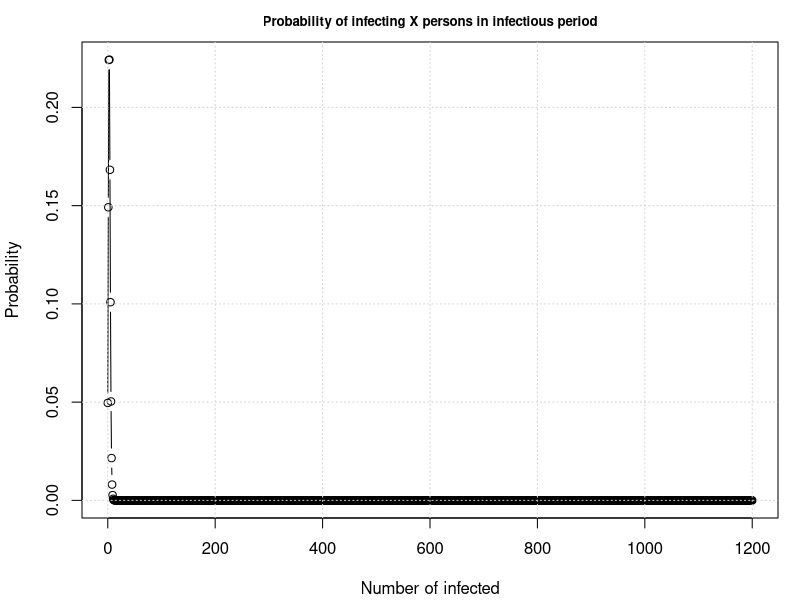
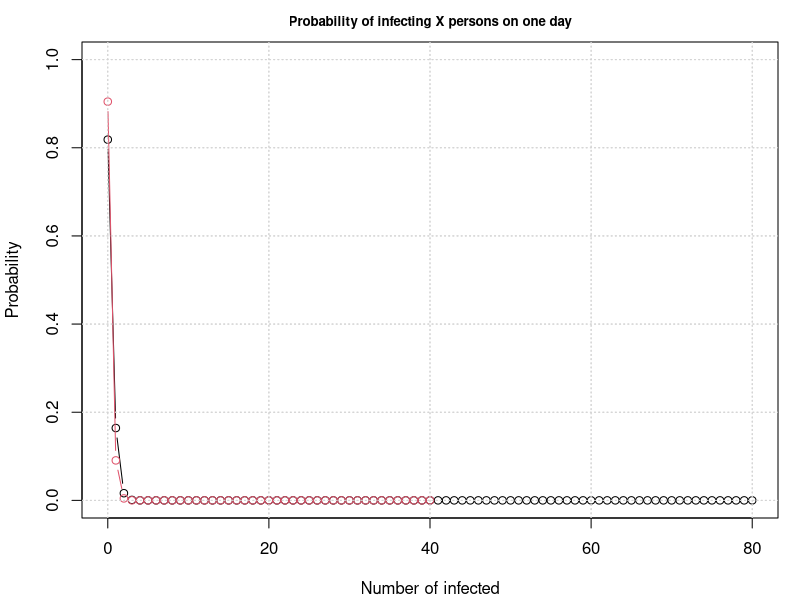
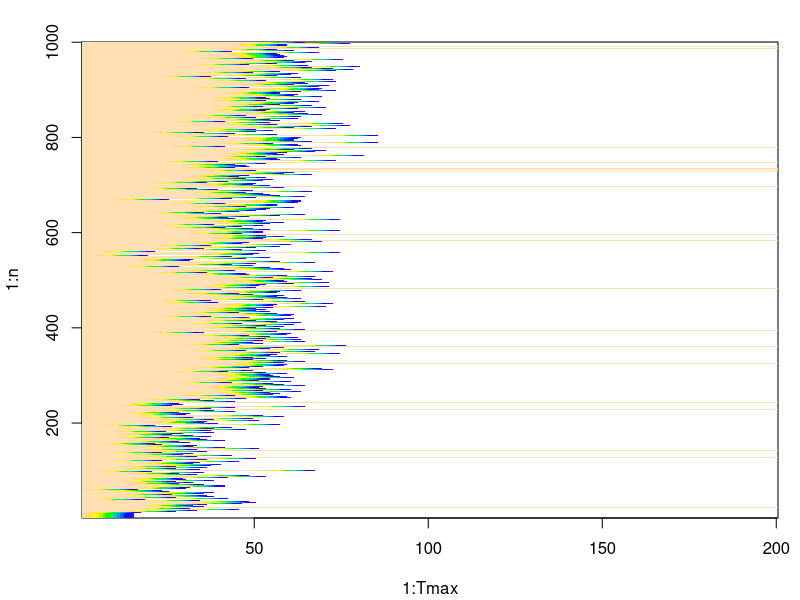
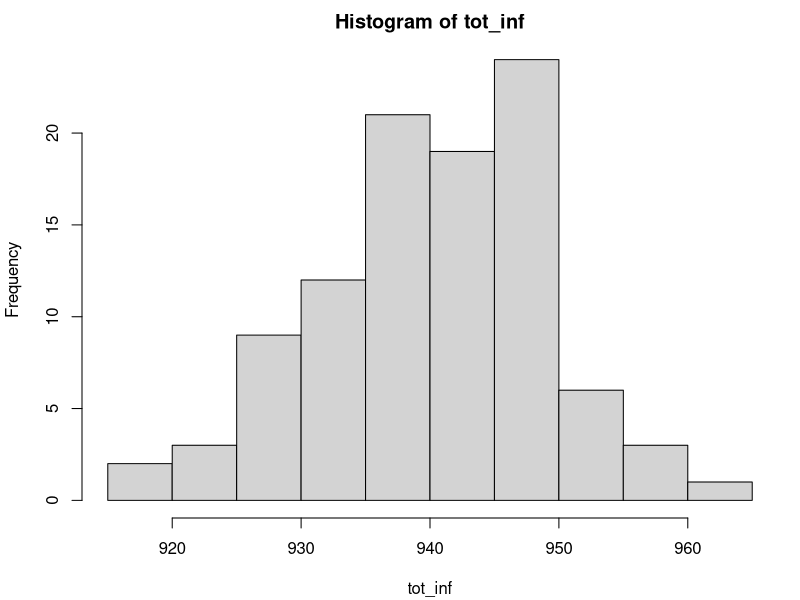
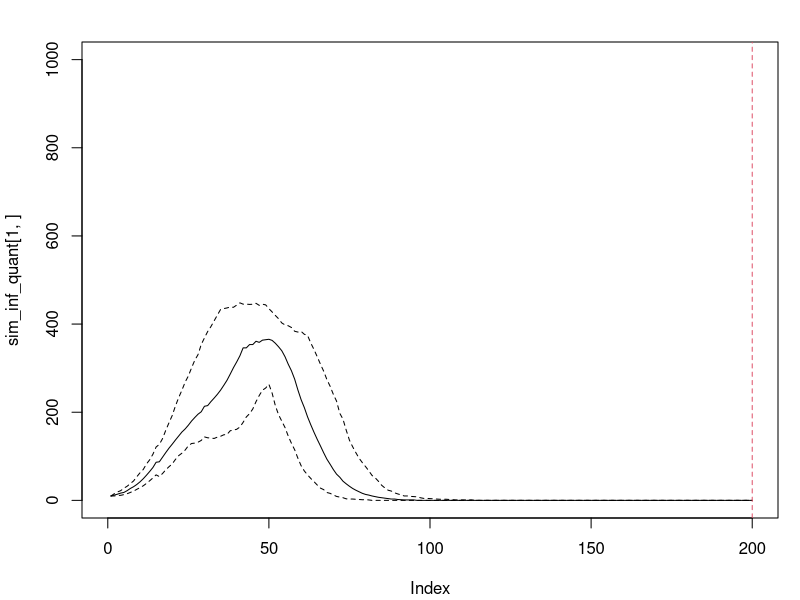
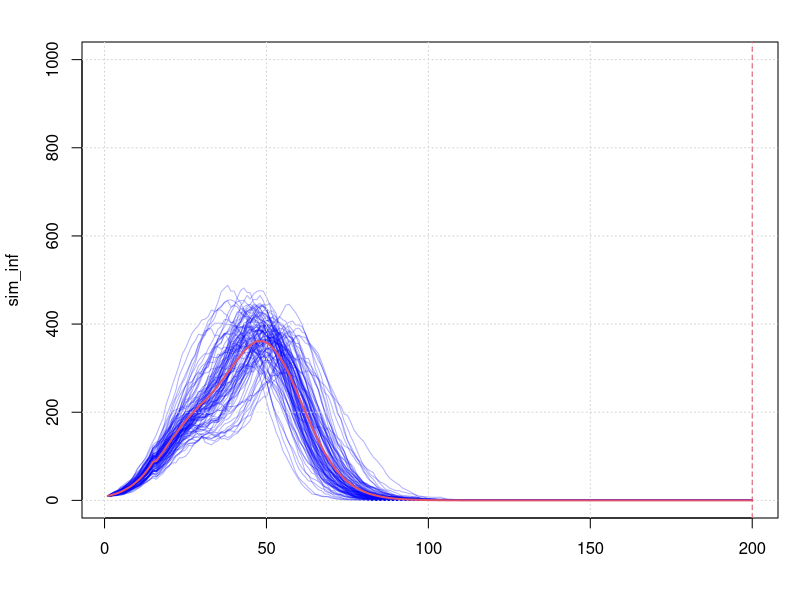
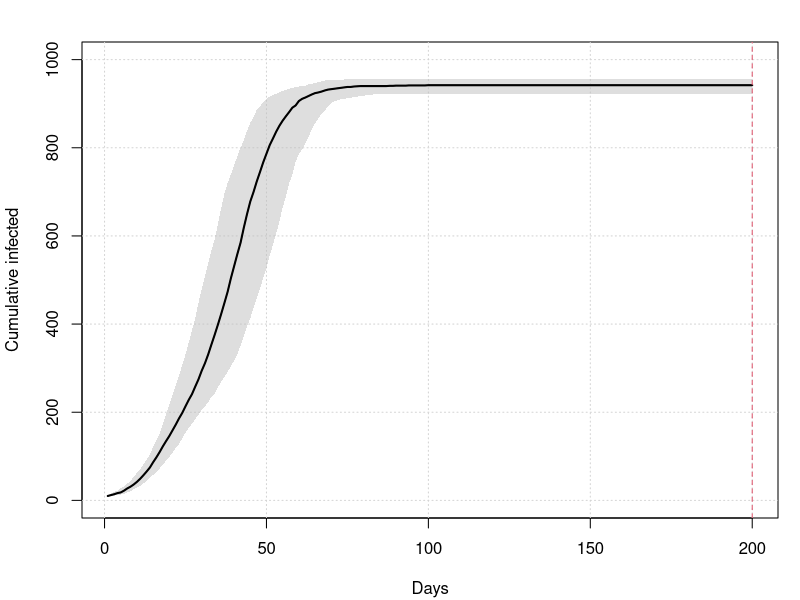
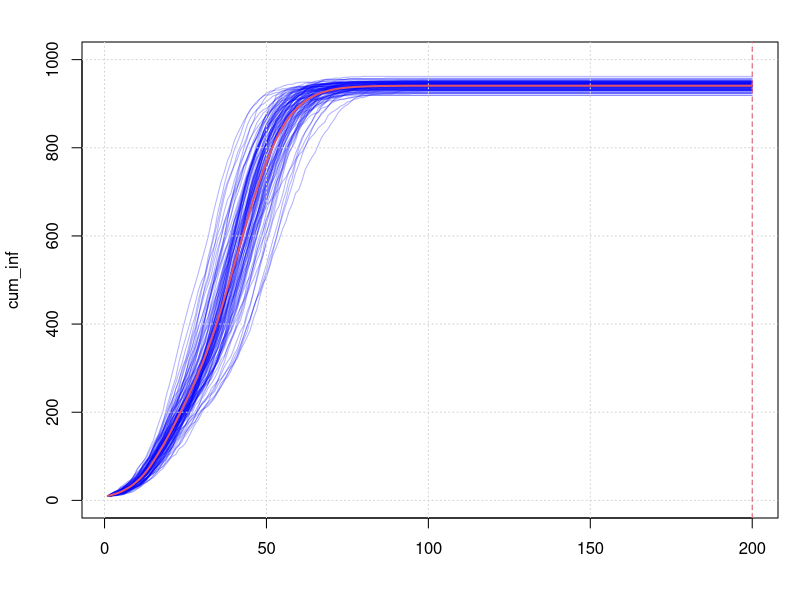

Write R code to recreate these figures, in order.
### COVID 19 Simulation ####
setwd("C:/Users/Stephan/Documents/GitHub/My_COVID_19/")

# Functions: --------------------------------------------------------------

add.alpha <- function(col, alpha=1){
  if(missing(col))
    stop("Please provide a vector of colours.")
  apply(sapply(col, col2rgb)/255, 2, 
        function(x) 
          rgb(x[1], x[2], x[3], alpha=alpha))  
}






###### Simulation #####
# Parameters: -------------------------------------------------------------

# population size:
n <- 1000

# initially infected
i0 <- 10

# number of days
Tmax <- 200

# initial average number of "close" encounters (ane) per person per day:
ane <- 80

### "Lockdown" parameters: 
# after measures are introduced reduction by factor
red_fac <- 0.50
ane_2 <- ane*(1-red_fac)
# day of introducing measures:
t_lockdown <- 200

# incubation period:
Tinc <- 5

# symptomatic period:
Tsym <-  10

# infectious period:
Tinf <- Tinc + Tsym

# town clusters:
n_town <- 4
within_town <- 100

# expected family size
fam_size <- 4
within_fam <- 1

# probability of overall infecting "R0" (expected value)
R0 <- 3.0

# probability of infecting in a single encounter
p <- R0/(ane*Tinf)


# Overview of infection distributions:
par(mar=c(4.1,4.1,2.1,1.1))
plot(seq(0,ane*Tinf,1), dbinom(seq(0,ane*Tinf,1), ane*Tinf, prob = p), type = 'b', xlab = 'Number of infected', ylab = 'Probability', main = 'Probability of infecting X persons in infectious period', cex.main = 0.8)
grid()

ane*Tinf*p

plot(seq(0,ane,1), dbinom(seq(0,ane,1), ane, prob = p), type = 'b', xlab = 'Number of infected', ylab = 'Probability', main = 'Probability of infecting X persons on one day', cex.main = 0.8, ylim =c(0,1))
grid()

lines(seq(0,ane_2,1), dbinom(seq(0,ane_2,1), ane_2, prob = p), type = 'b', xlab = 'Number of infected', ylab = 'Probability', main = 'Probability of infecting X persons on one day', cex.main = 0.8, col = 2)
grid()


# simulation parameters: --------------------------------------------------

simu <- 100
simu_res <- list()

library(progress)
pb <- progress_bar$new(total = simu)

# Set up simulation dataframes: -------------------------------------------
for(j in 1:simu){

#Data on who is infected:
inf_dat <- as.data.frame(matrix(0, nrow = n, ncol = Tmax))

#initially infected:
inf_dat[1:i0, 1] <- 1

#Individual number of meetings (constant troughout)
ine <- rpois(n, lambda = ane)

ine_2 <- round(ine*(1-red_fac))

### Probabilities of meeting with clusters for family & town

# matrix for relationship:
cluster_matrix <- matrix(1/n, ncol = n, nrow = n)


# Generate town clusters:
for(i in 1:(n_town)){
  ind_1 <- round((i-1)*n/n_town)+1
  ind_2 <- round((i)*n/n_town)
  cluster_matrix[ind_1:ind_2,ind_1:ind_2] <- cluster_matrix[ind_1:ind_2,ind_1:ind_2]*within_town
}

# Generate family clusters:
i<-1
while(i<=n){
  temp_fam_size<-rpois(n = 1, fam_size)
  
  ind_1 <- i
  
  if(i+temp_fam_size-1<=n){
    ind_2 <- i+temp_fam_size-1
  }else{
    ind_2 <- n
  }
  
  cluster_matrix[ind_1:ind_2,ind_1:ind_2] <- cluster_matrix[ind_1:ind_2,ind_1:ind_2]*within_fam
  
  i <- i + temp_fam_size
}

#Set diagonal to 0:
diag(cluster_matrix) <- 0

#renormalize matrix:
cluster_matrix_norm <- cluster_matrix/rowSums(cluster_matrix)

###407 481 4820

#list of who infects who (depending on round):
#(first dimension is time, second dimension is individual, thrid dimension who gets infected)
inf_trans <- rep(list(rep(list(NA),n)),Tmax)

# function determing who gets infected:
trans_func <- function(ine, p, n, m_probs){
  ntrans <- rbinom(1, ine, p)
  if(ntrans == 0){return(NA)} else{return(sample(1:n, ntrans, prob = m_probs))}
}


# Start infection rounds:
for(t in 2:Tmax){

# previous round infected:
it_1_ind <- which(inf_dat[,t-1]>0)

if(length(it_1_ind)>0){

# determine all transmission:
if(t<= t_lockdown){
  inf_trans[[t]][it_1_ind] <- lapply(it_1_ind, function(x) trans_func(ine[[x]],p,n, m_probs = cluster_matrix_norm[x,]))
}else{
  inf_trans[[t]][it_1_ind] <- lapply(it_1_ind, function(x) trans_func(ine_2[[x]],p,n, m_probs = cluster_matrix_norm[x,]))
}



#continue previous round infected:
inf_dat[,t] <- inf_dat[,t-1] 
inf_dat[it_1_ind,t] <- inf_dat[it_1_ind,t]+1

#set newly infected persons in current round (only if not NA or positive yet):
indis <- unlist(inf_trans[[t]][it_1_ind])
if(any(is.finite(indis))){
  #Check if already NA or infected:
  indi_sub <- which(inf_dat[indis,t]==0)
  if(length(indi_sub)>0){
    inf_dat[indis[indi_sub],t] <- 1
  }
}

#set people who are healthy again to NA
indis2 <- which(inf_dat[,t]>Tinf)
if(any(is.finite(indis2))){inf_dat[indis2,t:Tmax] <- NA}
}
# else{
#   inf_dat[,t] <- inf_dat[,t]
# }

}

simu_res[[j]] <- inf_dat
pb$tick()

}

###### Evaluate ######


## Single simulation:

image(x = 1:Tmax, y = 1:n, t(as.matrix(inf_dat[1:n,])), col = rev(topo.colors(20)))


## Across simulations:

# Total infected:
tot_inf <- unlist(lapply(simu_res, function(x) sum(rowSums(x, na.rm = T)>0)))

mean(tot_inf)
sd(tot_inf)

hist(tot_inf)

# Simultaneous infected:
sim_inf <- simplify2array(lapply(simu_res, function(x) colSums(x>0, na.rm = T)))
dim(sim_inf)

sim_inf_mean <- rowMeans(sim_inf)
sim_inf_quant <- apply(sim_inf, 1, function(x) quantile(x, c(0.025, 0.5, 0.975)))


plot(sim_inf_quant[1,], type = 'l', ylim = c(0,n), lty = 2, xlim = c(0,200))
lines(sim_inf_quant[2,], type = 'l', ylim = c(0,n))
lines(sim_inf_quant[3,], type = 'l', ylim = c(0,n), lty = 2)
abline(v=t_lockdown, col = 2, lty = 2)

matplot(sim_inf, type = 'l', col = add.alpha('blue', 0.3), lty = 1, ylim = c(0,n))
grid()
lines(sim_inf_mean, lwd = 2, col =2)

abline(v=t_lockdown, col = 2, lty = 2)

# Cumulative infected:
cum_inf <- simplify2array(lapply(simu_res, function(x) colSums((is.na(x)|x>0), na.rm = T)))

cum_inf_mean <- rowMeans(cum_inf)
cum_inf_quant <- apply(cum_inf, 1, function(x) quantile(x, c(0.025, 0.5, 0.975)))

plot(cum_inf_quant[2,], type = 'l', ylim = c(0,n), lty = 1, xlab = 'Days', ylab = 'Cumulative infected')
grid()
polygon(c(1:Tmax, Tmax:1), c(cum_inf_quant[1,],rev(cum_inf_quant[3,])), border = NA, col = add.alpha('gray', 0.5))
lines(cum_inf_quant[2,], type = 'l', ylim = c(0,n), lty = 1, lwd = 2)
abline(v=t_lockdown, col = 2, lty = 2)

matplot(cum_inf,type = 'l', col = add.alpha('blue', 0.3), lty = 1, ylim = c(0, n))
grid()
lines(cum_inf_mean, lwd = 2, col = 2)
abline(v=t_lockdown, col = 2, lty = 2)

plot(cum_inf_mean/n, lwd = 2, col = 2, type = 'l')


# Mean infection rate:
plot(2:Tmax, (cum_inf_mean[2:Tmax]-cum_inf_mean[1:(Tmax-1)]), xlab = 'Day', ylab = 'Infection rate', type = 'h')

temp <- (cum_inf_mean[2:Tmax]-cum_inf_mean[1:(Tmax-1)])

plot(3:Tmax,temp[2:length(temp)]-temp[1:(length(temp)-1)], type = 'h')

plot(2:Tmax, (cum_inf_mean[2:Tmax]-cum_inf_mean[1:(Tmax-1)])/cum_inf_mean[1:(Tmax-1)], xlab = 'Day', ylab = 'Infection rate', type = 'h')

# Newly infected:
new_inf <- simplify2array(lapply(simu_res, function(x) colSums(x ==1, na.rm = T)))

new_inf_mean <- rowMeans(new_inf)
new_inf_quant <- apply(new_inf, 1, function(x) quantile(x, c(0.025, 0.5, 0.975)))

plot(new_inf_quant[2,], type = 'l', ylim = c(0,max(new_inf_quant[3,])), lty = 1, xlab = 'Days', ylab = 'newly infected')
grid()
polygon(c(1:Tmax, Tmax:1), c(new_inf_quant[1,],rev(new_inf_quant[3,])), border = NA, col = add.alpha('gray', 0.5))
lines(new_inf_quant[2,], type = 'l', ylim = c(0,n), lty = 1, lwd = 2)

matplot(new_inf, type = 'l', col = add.alpha('blue', 0.3), lty = 1)
lines(new_inf_mean, lwd = 2, col =2)


